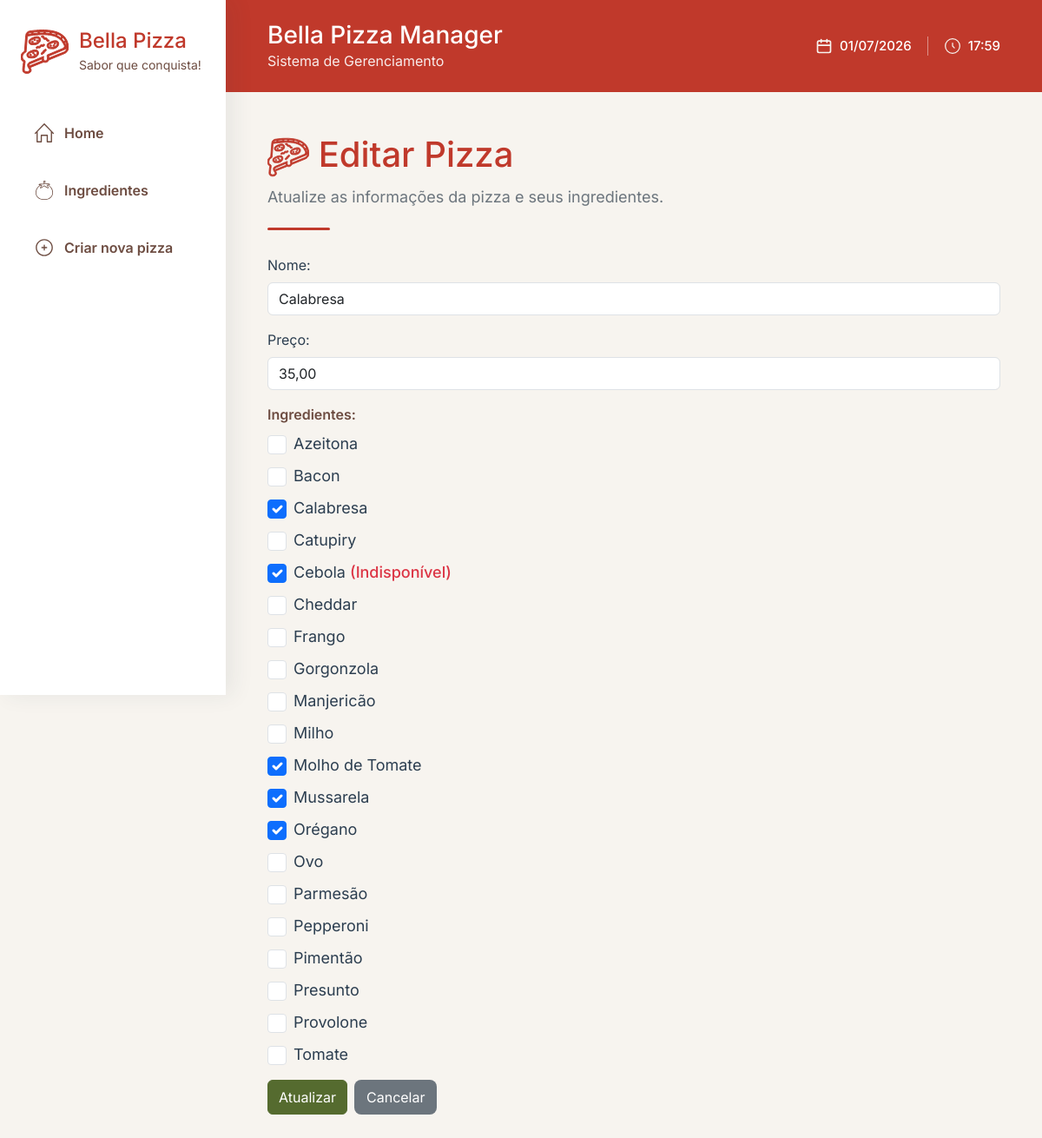
Screenshot of /?acao=edit&id=45 with the database file from the repository.
### tables this page shows
CREATE TABLE `pizzas` (
  `id` int NOT NULL,
  `nome` varchar(100) NOT NULL,
  `preco` decimal(10,2) NOT NULL
);

CREATE TABLE `ingredientes` (
  `id` int NOT NULL,
  `nome` varchar(100) NOT NULL,
  `disponivel` tinyint(1) NOT NULL DEFAULT '1'
);

### controllers/PizzaController.php (called while the page is built, shortened)
<?php
require_once 'models/PizzaModel.php';
class PizzaController
{
    private $model;
    public function __construct($pdo)
    {
        $this->model = new PizzaModel($pdo);
    }
    public function edit()
    {
        $id = $_GET['id'];
        $pizza = $this->model->buscarPorId($id);
        $ingredientes = $this->model->listarIngredientes();
        $ingredientesDaPizza = $this->model->buscarIngredientesDaPizza($id);
        require 'views/pizza/edit.php';
    }
}

### models/PizzaModel.php (called while the page is built, shortened)
<?php
class PizzaModel
{
    private $pdo;
    public function __construct($pdo)
    {
        $this->pdo = $pdo;
    }
    public function buscarPorId($id)
    {
        $sql = "SELECT * FROM pizzas WHERE id = ?";
        $stmt = $this->pdo->prepare($sql);
        $stmt->execute([$id]);
        return $stmt->fetch(PDO::FETCH_ASSOC);
    }
    public function listarIngredientes()
    {
        $sql = "SELECT * FROM ingredientes
                ORDER BY nome";
        $stmt = $this->pdo->query($sql);
        return $stmt->fetchAll(PDO::FETCH_ASSOC);
    }
    public function buscarIngredientesDaPizza($pizzaId)
    {
        $sql = "SELECT ingrediente_id
                FROM pizza_ingredientes
                WHERE pizza_id = ?";
        $stmt = $this->pdo->prepare($sql);
        $stmt->execute([$pizzaId]);
        return $stmt->fetchAll(PDO::FETCH_COLUMN);
    }
}

### views/pizza/edit.php (the view, shortened to what this page needs)
<!DOCTYPE html>
<html lang="pt-BR">
<head>
    <link href="https://cdn.jsdelivr.net/npm/bootstrap@5.3.7/dist/css/bootstrap.min.css" rel="stylesheet">
    <link rel="stylesheet" href="public/css/style.css">
</head>
<body>
    <div class="app-layout">
        <aside class="sidebar">
            <div class="sidebar-logo">
                <div class="sidebar-icon">
                    <img src="public/img/icon_pizza_logo.svg" alt="Bella Pizza">
                </div>
                <div>
                    <h2>Bella Pizza</h2>
                    <span>Sabor que conquista!</span>
                </div>
            </div>
            <nav class="sidebar-menu">
                <a href="index.php" class="sidebar-link">
                    <img src="public/img/icon_home_brown.svg" alt="Dashboard" class="sidebar-menu-icon">
                    Home
                </a>
                <a href="?acao=ingredientes" class="sidebar-link">
                    <img src="public/img/icon_ingredient_brown.svg" alt="Ingredientes" class="sidebar-menu-icon">
                    Ingredientes
                </a>
                <a href="?acao=create" class="sidebar-link">
                    <img src="public/img/icon_add_brown.svg" alt="Nova Pizza" class="sidebar-menu-icon">
                    Criar nova pizza
                </a>
            </nav>
        </aside>
        <main class="main-content">
            <header class="topbar">
                <div>
                    <h1>Bella Pizza Manager</h1>
                    <p>Sistema de Gerenciamento</p>
                </div>
                <div class="topbar-info">
                    <span class="topbar-item">
                        <img src="public/img/icon_calendar_white.svg" class="topbar-icon" alt="Calendário">
                        <?= date('d/m/Y'); ?>
                    </span>
                    <span class="topbar-item">
                        <img src="public/img/icon_clock_white.svg" class="topbar-icon" alt="Horário">
                        <span id="horaAtual"><?= date('H:i'); ?></span>
                    </span>
                </div>
            </header>
            <section class="page-header">
                <h1 class="page-title">
                    <img
                        src="public/img/icon_pizza_logo.svg"
                        alt="Editar Pizza"
                        class="dashboard-icon">
                    Editar Pizza
                </h1>
                <p class="page-description">
                    Atualize as informações da pizza e seus ingredientes.
                </p>
                <div class="section-divider"></div>
                <form action="?acao=update" method="POST">
                    <div class="mb-3">
                        <label class="form-label">Nome:</label>
                        <input
                            type="text"
                            name="nome"
                            class="form-control"
                            value="<?= htmlspecialchars($pizza['nome']); ?>"
                            placeholder="Ex.: Calabresa"
                            required>
                    </div>
                    <div class="mb-3">
                        <label class="form-label">Preço:</label>
                        <input
                            type="text"
                            name="preco"
                            inputmode="decimal"
                            class="form-control"
                            value="<?= number_format($pizza['preco'], 2, ',', ''); ?>"
                            placeholder="Ex.: 30,00"
                            required>
                    </div>
                    <div class="mb-3">
                        <label class="form-label ingredients-label">Ingredientes:</label>
                        <?php foreach ($ingredientes as $ingrediente): ?>
                            <div class="form-check">
                                <input
                                    class="form-check-input"
                                    type="checkbox"
                                    name="ingredientes[]"
                                    value="<?= $ingrediente['id']; ?>"
                                    id="ingrediente<?= $ingrediente['id']; ?>"
                                    <?= in_array($ingrediente['id'], $ingredientesDaPizza) ? 'checked' : ''; ?>>
                                <label
                                    class="form-check-label"
                                    for="ingrediente<?= $ingrediente['id']; ?>">
                                    <?= htmlspecialchars($ingrediente['nome']); ?>
                                    <?php if (!$ingrediente['disponivel']): ?>
                                        <span class="text-danger">
                                            (Indisponível)
                                        </span>
                                    <?php endif; ?>
                                </label>
                            </div>
                        <?php endforeach; ?>
                    </div>
                    <div class="d-flex gap-2">
                        <button type="submit" class="btn btn-primary">
                            Atualizar
                        </button>
                        <a href="index.php" class="btn btn-cancelar">
                            Cancelar
                        </a>
                    </div>
                </form>
            </section>
        </main>
    </div>
</body>
</html>

### public/css/style.css (style rules this page uses)
body { font-family: 'Inter', Arial, sans-serif; background-color: #F7F4EF; color: #2C3E50; }
.btn-primary { background-color: #556B2F; border-color: #556B2F; color: #FFFFFF; }
.btn-cancelar { background: #6C757D; color: #FFFFFF; border: none; padding: 8px 14px; border-radius: 8px; }
.app-layout { display: flex; min-height: 100vh; background: #F7F4EF; }
.sidebar { width: 260px; background: #FFFFFF; padding: 32px 24px; box-shadow: 8px 0 24px rgba(44, 62, 80, 0.08); position: sticky; top: 0; height: 100vh; overflow-y: auto; }
.main-content { flex: 1; background-color: #F7F4EF; }
.sidebar-logo { display: flex; gap: 12px; align-items: center; margin-bottom: 40px; }
.sidebar-icon img { width: 55px; height: 55px; display: block; }
.sidebar-logo h2 { margin: 0; font-size: 24px; color: #C0392B; }
.sidebar-logo span { font-size: 14px; color: #6D4C41; }
.sidebar-menu { display: flex; flex-direction: column; gap: 14px; }
.topbar { background: #C0392B; color: #FFFFFF; padding: 24px 48px; display: flex; justify-content: space-between; align-items: center; }
.topbar h1 { margin: 0; font-size: 28px; }
.topbar p { margin: 0; opacity: 0.9; }
.topbar-info { display: flex; align-items: center; gap: 18px; font-weight: 500; font-size: 15px; }
.page-header { padding: 48px; }
.page-title { color: #C0392B; font-weight: 500; margin-bottom: 8px; }
.page-description { color: #6C757D; font-size: 18px; margin-bottom: 18px; }
.section-divider { width: 72px; height: 3px; background-color: #C0392B; border-radius: 999px; margin: 22px 0 28px; }
.page-header p { color: #6c757d; font-size: 18px; font-weight: 400; margin-bottom: 22px; }
.dashboard-icon { width: 48px; height: 48px; flex-shrink: 0; }
.ingredients-label { color: #6D4C41; font-weight: 600; }
.form-check { margin-bottom: 10px; display: flex; align-items: center; gap: 8px; }
.form-check-input { width: 22px; height: 22px; cursor: pointer; }
.form-check-label { font-size: 18px; color: #2C3E50; cursor: pointer; }
.form-check-label .text-danger { font-weight: 500; }
.sidebar-menu-icon { width: 22px; height: 22px; object-fit: contain; margin-right: 12px; display: block; flex-shrink: 0; }
.sidebar-link { display: flex; align-items: center; text-decoration: none; color: #6D4C41; font-weight: 600; padding: 14px 16px; border-radius: 10px; }
.topbar-item { display: flex; align-items: center; }
.topbar-icon { width: 20px; height: 20px; object-fit: contain; margin-right: 8px; display: block; flex-shrink: 0; }

### rows the page displays
pizzas: nome "Calabresa", preco "35,00"
ingredientes: nome "Azeitona"
ingredientes: nome "Bacon"
ingredientes: id "☑", nome "Calabresa"
ingredientes: nome "Catupiry"
ingredientes: id "☑", nome "Cebola", disponivel "(Indisponível)"
ingredientes: nome "Cheddar"
ingredientes: nome "Frango"
ingredientes: nome "Gorgonzola"
ingredientes: nome "Manjericão"
ingredientes: nome "Milho"
ingredientes: id "☑", nome "Molho de Tomate"
ingredientes: id "☑", nome "Mussarela"
ingredientes: id "☑", nome "Orégano"
ingredientes: nome "Ovo"
ingredientes: nome "Parmesão"
ingredientes: nome "Pepperoni"
ingredientes: nome "Pimentão"
ingredientes: nome "Presunto"
ingredientes: nome "Provolone"
ingredientes: nome "Tomate"
